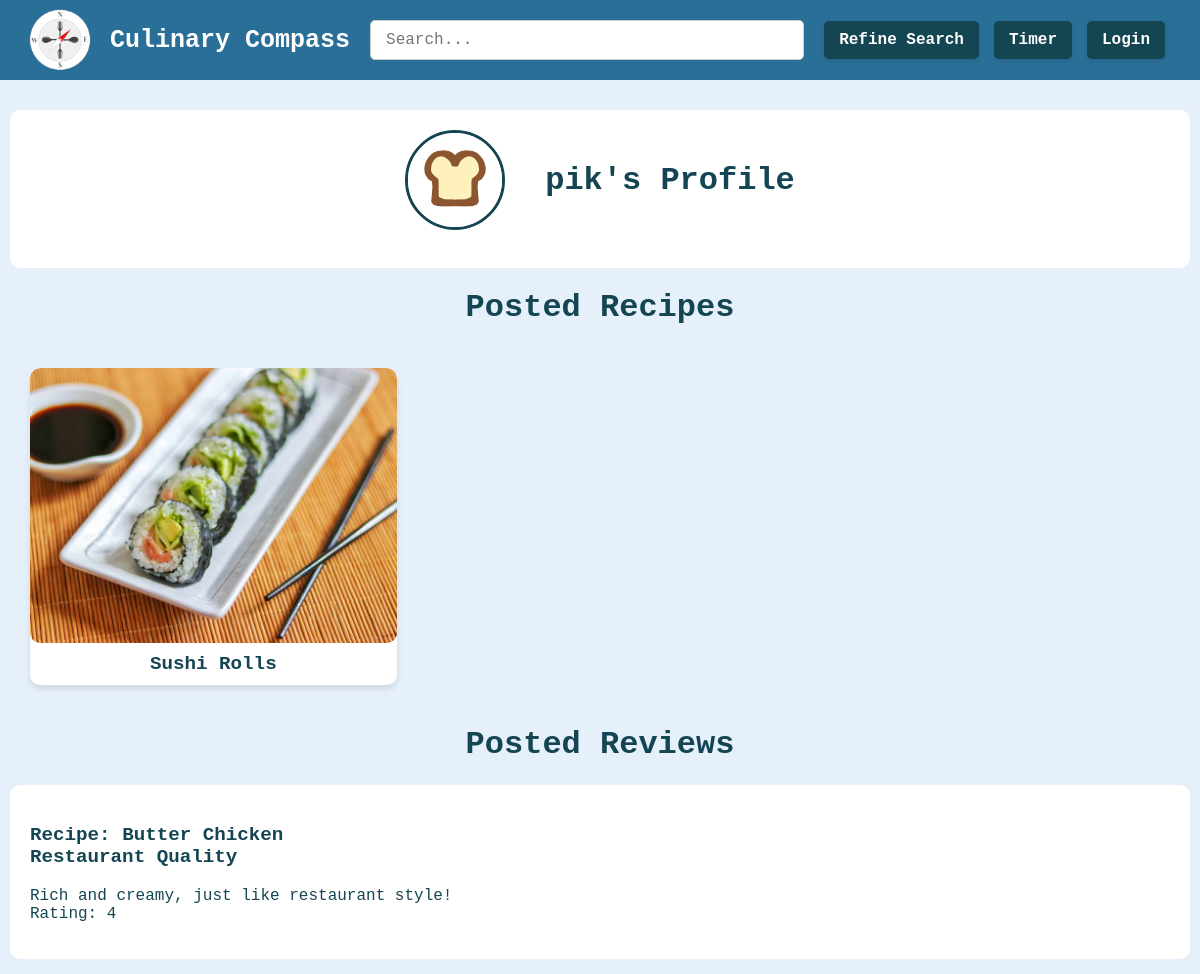
The page /profile/2 on the database its author committed.
### tables this page shows
CREATE TABLE users (
        id INTEGER PRIMARY KEY AUTOINCREMENT,
        username TEXT NOT NULL UNIQUE,
        password TEXT NOT NULL,
        profile_picture TEXT NOT NULL,
        is_admin INTEGER DEFAULT 0,
        failed_attempts INTEGER DEFAULT 0,
        lockout_timer TIMESTAMP NULL
    );

CREATE TABLE recipes (
        id INTEGER PRIMARY KEY AUTOINCREMENT,
        user_id INTEGER NOT NULL,
        title TEXT NOT NULL,
        intro TEXT,
        ingredient_list TEXT,
        ingredient_tags TEXT,
        instructions TEXT,
        tags TEXT,
        rating REAL,
        image TEXT
    );

CREATE TABLE reviews (
        id INTEGER PRIMARY KEY AUTOINCREMENT,
        recipe_id INTEGER NOT NULL,
        user_id INTEGER NOT NULL,
        rating INTEGER NOT NULL,
        review TEXT,
        title TEXT,
        date TEXT NOT NULL,
        profile_picture TEXT,
        FOREIGN KEY (recipe_id) REFERENCES recipes(id) ON DELETE CASCADE,
        FOREIGN KEY (user_id) REFERENCES users(id) ON DELETE CASCADE
    );

### MW aaaaa/app.py (the view)
@app.route('/profile/<int:user_id>', methods=['GET', 'POST'])
def profile(user_id):
    connection = get_db_connection()
    cursor = connection.cursor()
    user = cursor.execute('SELECT id, username, profile_picture FROM users WHERE id = ?', (user_id,)).fetchone()
    query_reviews = '''SELECT reviews.*, reviews.title AS review_title, recipes.title AS recipe_title, reviews.id AS review_id
    FROM reviews JOIN recipes ON reviews.recipe_id = recipes.id WHERE reviews.user_id = ?'''
    query_favourites = '''SELECT recipes.*, recipes.title AS recipe_title, favourites.recipe_id
        FROM recipes
        INNER JOIN favourites ON recipes.id = favourites.recipe_id
        INNER JOIN users ON users.id = favourites.user_id
        WHERE users.id = ?'''
    query_created = '''SELECT recipes.*, recipes.title AS recipe_title, recipes.id AS recipe_id
    FROM recipes JOIN users ON recipes.user_id = users.id WHERE users.id = ?'''
    user_reviews = cursor.execute(query_reviews, (user_id,)).fetchall()
    user_favourites = cursor.execute(query_favourites, (user_id,)).fetchall()
    user_created = cursor.execute(query_created, (user_id,)).fetchall()
    connection.close()
    return render_template('profile.html', reviews=user_reviews, favourites = user_favourites, created=user_created, user=user)

### MW aaaaa/app.py (called while the page is built)
def get_db_connection():
    connection = sqlite3.connect('my-database.db')
    connection.row_factory = sqlite3.Row
    return connection

### MW aaaaa/templates/profile.html (shortened to what this page needs)
{% extends 'base.html' %}
{% block content %}
    <div class="profile-header">
        <div class = "profile-info">
            <img src="{{ url_for('static', filename=user['profile_picture']) }}" alt="Profile Picture" class="profile-page-pic">
            <h1> {{ user['username'] }}'s Profile </h1>
        </div>
        <br>
    </div>
    <div class="user-posts">
        {% if created or favourites or reviews %}
            {% if created %}
            <h1>Posted Recipes</h1>
            <div class="recipe-grid">
                {% for created_recipe in created %}
                <div class="recipe-card">
                    <a href="{{ url_for('recipe_page', recipe_id=created_recipe['recipe_id']) }}">
                    {% if created_recipe['image'] %}
                        <img src="{{ url_for('static', filename=created_recipe['image']) }}" alt="{{ created_recipe['recipe_title'] }}" class="recipe-image-homepage">
                    {% else %}
                        <img src="{{ url_for('static', filename='images/background.png') }}" alt="{{ created_recipe['recipe_title'] }}" class="recipe-image-homepage">
                    {% endif %}
                    <div class="recipe-title">{{ created_recipe['recipe_title'] }}</div>
                    </a>
                </div>
                {% endfor %}
            </div>
            {% endif %}
            {% if reviews %}
            <h1> Posted Reviews </h1>
            {% for review in reviews %}
                <a href="{{ url_for('recipe_page', recipe_id=review['recipe_id']) }}">
                <div class="review-card">
                    <p class="profile-rev-title">
                        Recipe: {{ review['recipe_title'] }} <br>
                        {{ review['review_title'] }}</p>
                    <p class="profile-rev-text">
                        {{ review['review'] }} <br>
                        Rating: {{ review['rating'] }}
                    </p>
                </div>
                </a>
            {% endfor %}
            {% endif %}
        {% else %}
            <h1> No activity yet. </h1>
        {% endif %}
    </div>
{% endblock %}

### MW aaaaa/static/stylesheet.css (style rules this page uses)
* { font-family: 'Cascadia Code', monospace; box-sizing: border-box; color:#144552; }
body { margin: 10px; padding-top: 100px; text-align: center; background-color: #e6f0fa; background-size: cover; background-position: center; background-repeat: no-repeat; background-attachment: fixed; }
a { cursor: pointer; color: inherit; text-decoration: none; }
.recipe-grid { display: grid; grid-template-columns: repeat(3, 1fr); gap: 20px; padding: 20px; justify-items: center; }
.recipe-card { background-color: white; border-radius: 10px; box-shadow: 0 4px 6px rgba(0,0,0,0.1); text-align: center; overflow: hidden; transition: transform 0.3s; }
.recipe-image-homepage { width: 100%; height: auto; border-radius: 10px; }
.recipe-title { padding: 10px; font-size: 1.2em; font-weight: bold; }
.profile-header { background: white; padding: 20px; border-radius: 10px; justify-content: center; align-items: flex-start; }
.profile-info { display: flex; justify-content: center; align-items: center; gap: 20px; }
.profile-page-pic { width: 100px; height: 100px; border-radius: 50%; object-fit: cover; border: 3px solid #144552; margin-right: 20px; }
.review-card { background: white; padding: 20px; border-radius: 10px; margin-bottom: 15px; display: block; }
.profile-rev-title { text-align: left; font-size: 1.2em; font-weight: bold; }
.profile-rev-text { text-align: left; }

### rows shown on the page
users: profile_picture (picture), username "pik"
recipes: image (picture), recipe_title "Sushi Rolls"
reviews: recipe_title "Butter Chicken", review_title "Restaurant Quality", review "Rich and creamy, just like restaurant style!", rating "4"
